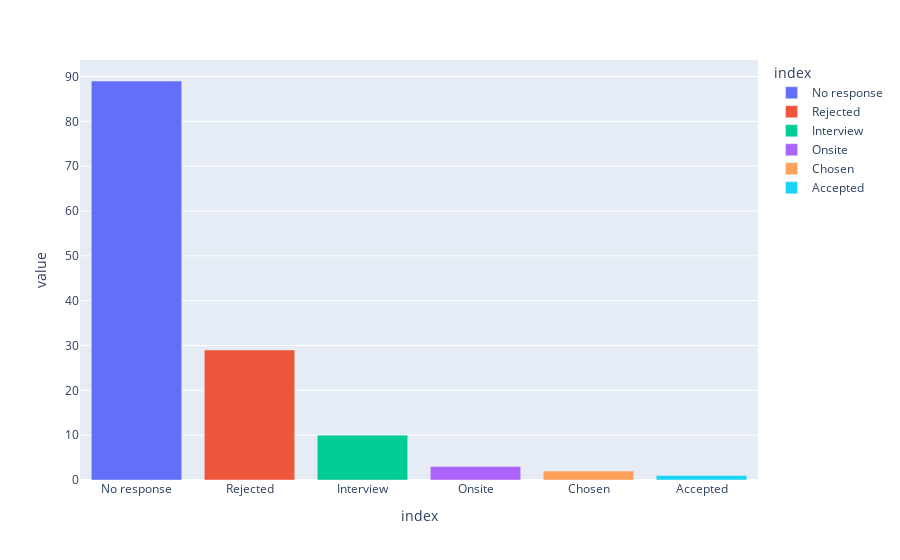

Notebook code cell kept with this figure:
### Code cell
app_status = df.Status.apply(
    lambda status: "No response" if status == "Applied" else status
).value_counts()

fig = px.bar(app_status, color=app_status.index)
fig.show()

### Figure 1 — Plotly figure (JSON) as saved in the notebook; plotly's stock layout.template omitted (floating-point values rounded to 4 significant figures)
{"data": [{"alignmentgroup": "True", "hovertemplate": "index=%{x}<br>value=%{y}<extra></extra>", "legendgroup": "No response", "marker": {"color": "#636efa", "pattern": {"shape": ""}}, "name": "No response", "offsetgroup": "No response", "orientation": "v", "showlegend": true, "textposition": "auto", "type": "bar", "x": ["No response"], "xaxis": "x", "y": [89], "yaxis": "y"}, {"alignmentgroup": "True", "hovertemplate": "index=%{x}<br>value=%{y}<extra></extra>", "legendgroup": "Rejected", "marker": {"color": "#EF553B", "pattern": {"shape": ""}}, "name": "Rejected", "offsetgroup": "Rejected", "orientation": "v", "showlegend": true, "textposition": "auto", "type": "bar", "x": ["Rejected"], "xaxis": "x", "y": [29], "yaxis": "y"}, {"alignmentgroup": "True", "hovertemplate": "index=%{x}<br>value=%{y}<extra></extra>", "legendgroup": "Interview", "marker": {"color": "#00cc96", "pattern": {"shape": ""}}, "name": "Interview", "offsetgroup": "Interview", "orientation": "v", "showlegend": true, "textposition": "auto", "type": "bar", "x": ["Interview"], "xaxis": "x", "y": [10], "yaxis": "y"}, {"alignmentgroup": "True", "hovertemplate": "index=%{x}<br>value=%{y}<extra></extra>", "legendgroup": "Onsite", "marker": {"color": "#ab63fa", "pattern": {"shape": ""}}, "name": "Onsite", "offsetgroup": "Onsite", "orientation": "v", "showlegend": true, "textposition": "auto", "type": "bar", "x": ["Onsite"], "xaxis": "x", "y": [3], "yaxis": "y"}, {"alignmentgroup": "True", "hovertemplate": "index=%{x}<br>value=%{y}<extra></extra>", "legendgroup": "Chosen", "marker": {"color": "#FFA15A", "pattern": {"shape": ""}}, "name": "Chosen", "offsetgroup": "Chosen", "orientation": "v", "showlegend": true, "textposition": "auto", "type": "bar", "x": ["Chosen"], "xaxis": "x", "y": [2], "yaxis": "y"}, {"alignmentgroup": "True", "hovertemplate": "index=%{x}<br>value=%{y}<extra></extra>", "legendgroup": "Accepted", "marker": {"color": "#19d3f3", "pattern": {"shape": ""}}, "name": "Accepted", "offsetgroup": "Accepted", "orientation": "v", "showlegend": true, "textposition": "auto", "type": "bar", "x": ["Accepted"], "xaxis": "x", "y": [1], "yaxis": "y"}], "layout": {"barmode": "relative", "legend": {"title": {"text": "index"}, "tracegroupgap": 0}, "margin": {"t": 60}, "xaxis": {"anchor": "y", "categoryarray": ["No response", "Rejected", "Interview", "Onsite", "Chosen", "Accepted"], "categoryorder": "array", "domain": [0.0, 1.0], "title": {"text": "index"}}, "yaxis": {"anchor": "x", "domain": [0.0, 1.0], "title": {"text": "value"}}}}
